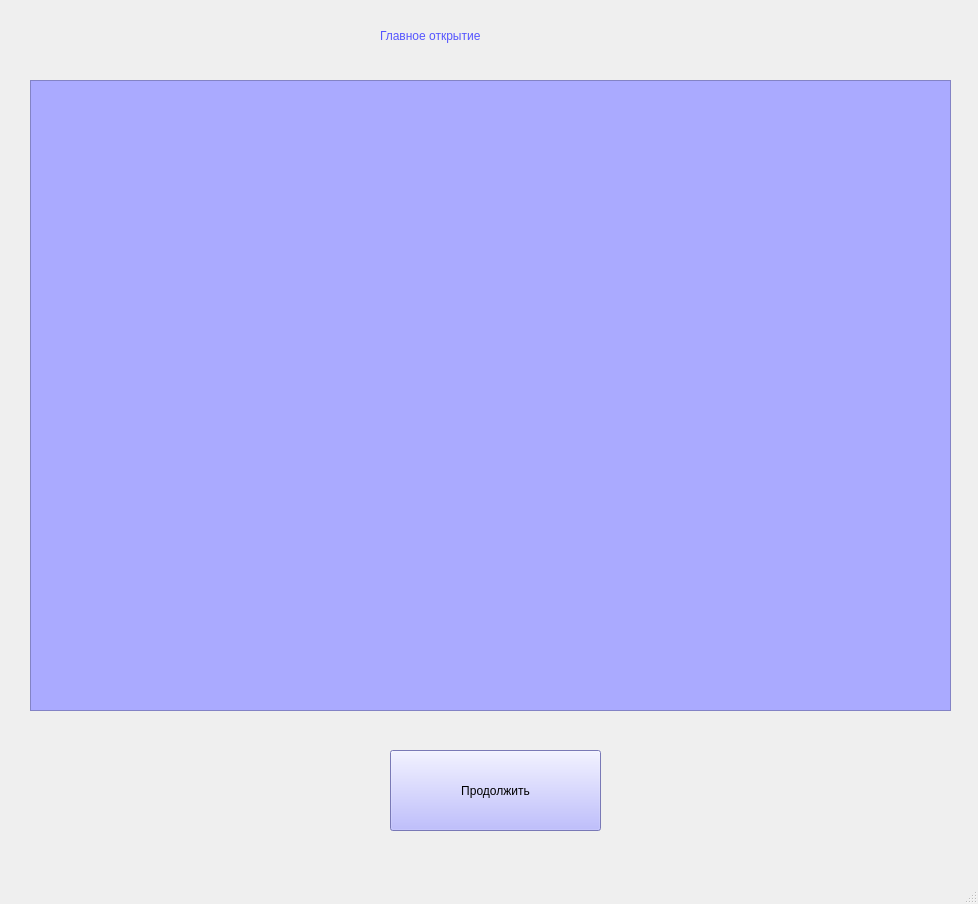
<?xml version="1.0" encoding="UTF-8"?>
<ui version="4.0">
 <class>MainWindow</class>
 <widget class="QMainWindow" name="MainWindow">
  <property name="geometry">
   <rect>
    <x>0</x>
    <y>0</y>
    <width>978</width>
    <height>904</height>
   </rect>
  </property>
  <property name="windowTitle">
   <string>Главные открытия </string>
  </property>
  <widget class="QWidget" name="centralwidget">
   <widget class="QLabel" name="label">
    <property name="geometry">
     <rect>
      <x>380</x>
      <y>10</y>
      <width>261</width>
      <height>51</height>
     </rect>
    </property>
    <property name="styleSheet">
     <string notr="true">font: 18pt &quot;MS Shell Dlg 2&quot;;
color: rgb(85, 85, 255);</string>
    </property>
    <property name="text">
     <string>Главное открытие</string>
    </property>
   </widget>
   <widget class="QPushButton" name="btn33">
    <property name="geometry">
     <rect>
      <x>390</x>
      <y>750</y>
      <width>211</width>
      <height>81</height>
     </rect>
    </property>
    <property name="styleSheet">
     <string notr="true">font: 14pt &quot;MS Shell Dlg 2&quot;;
background-color: rgb(170, 170, 255);</string>
    </property>
    <property name="text">
     <string>Продолжить</string>
    </property>
   </widget>
   <widget class="QTextEdit" name="textEd">
    <property name="geometry">
     <rect>
      <x>30</x>
      <y>80</y>
      <width>921</width>
      <height>631</height>
     </rect>
    </property>
    <property name="styleSheet">
     <string notr="true">font: 12pt &quot;MS Shell Dlg 2&quot;;
background-color: rgb(170, 170, 255);</string>
    </property>
   </widget>
  </widget>
  <widget class="QMenuBar" name="menubar">
   <property name="geometry">
    <rect>
     <x>0</x>
     <y>0</y>
     <width>978</width>
     <height>26</height>
    </rect>
   </property>
  </widget>
  <widget class="QStatusBar" name="statusbar"/>
 </widget>
 <resources/>
 <connections/>
</ui>
